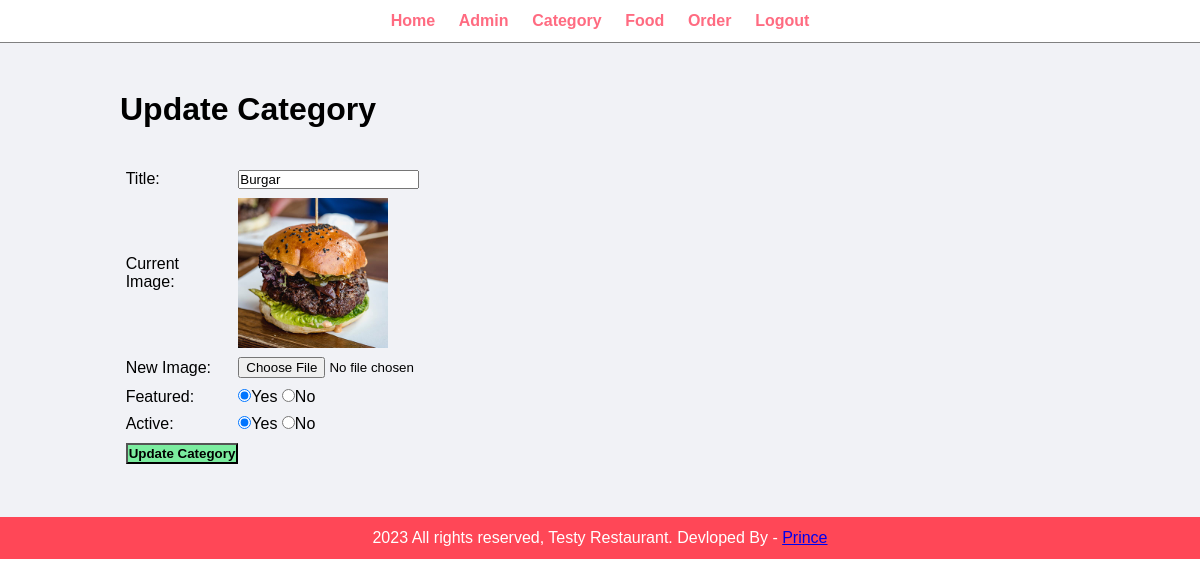
Screenshot of /admin/update-category.php?id=13 (signed in) with the database file from the repository.
### tables this page shows
CREATE TABLE `tbl_category` (
  `id` int(10) UNSIGNED NOT NULL,
  `title` varchar(100) NOT NULL,
  `image_name` varchar(255) NOT NULL,
  `featured` varchar(10) NOT NULL,
  `active` varchar(10) NOT NULL
);

### admin/update-category.php (the view, shortened to what this page needs)
<?php include('partials/menu.php'); ?>
<div class="menu-content">
    <div class="wrapper">
        <h1>Update Category</h1> <br><br>
        <?php
        if(isset($_GET['id']))
        {
            $id=$_GET['id'];
            $sql="SELECT * FROM tbl_category WHERE id=$id";
            $res=mysqli_query($conn,$sql);
            $count=mysqli_num_rows($res);
            if($count==1)
            {
                $row=mysqli_fetch_assoc($res);
                $title=$row['title'];
                $current_image=$row['image_name'];
                $featured=$row['featured'];
                $active=$row['active'];
            }
            else{
                $_SESSION['no-category-found']="<div class='error'> Category not Found.</div>";
                header('location:'.SITEURL.'admin/manage-category.php');
            }
        }
        else{
            header('location:'.SITEURL.'admin/manage-category.php');
        }
        ?>
        <form action="" method="POST" enctype="multipart/form-data">
          <table class="tbl-30">
            <tr>
                <td>Title:</td>
                <td>
                    <input type="text" name="title" value="<?php echo $title; ?>">
                </td>
            </tr>
            <tr>
                <td>Current Image:</td>
                <td>
                   <?php
                    if($current_image !="")
                    {
                        ?>
                        <img src="<?php echo SITEURL; ?>images/category/<?php echo $current_image; ?>" width="150px">
                        <?php
                    }
                    else{
                        echo "<div class='error'> Image Not Added.</div>";
                    }
                   ?>
                </td>
            </tr>
            <tr>
                <td>New Image:</td>
                <td>
                    <input type="file" name="image">
                </td>
            </tr>
            <tr>
                <td>Featured:</td>
                <td>
                    <input <?php if($featured=="Yes") {echo "checked";} ?> type="radio" name="featured" value="Yes">Yes
                    <input <?php if($featured=="No") {echo "checked";} ?> type="radio" name="featured" value="No">No
                </td>
            </tr>
            <tr>
                <td>Active:</td>
                <td>
                    <input <?php if($active=="Yes") {echo "checked";} ?> type="radio" name="active" value="Yes">Yes
                    <input <?php if($active=="No") {echo "checked";} ?> type="radio" name="active" value="No">No
                </td>
            </tr>
            <tr>
                <td>
                    <input type="submit" name="submit" value="Update Category" class="btn-secondary">
                </td>
            </tr>
          </table>
        </form>
    </div>
</div>
<?php include('partials/footer.php'); ?>

### css/admin.css (style rules this page uses)
* { margin: 0; padding: 0; font-family: Arial, Helvetica, sans-serif; }
.wrapper { padding: 1%; width: 80%; margin: 0 auto; }
.tbl-30 { width: 30%; }
.btn-secondary { background-color: #7bed9f; padding: 1%; color:black; text-decoration: none; font-weight: bold; }
table tr td { padding: 1%; }
.menu-content { background-color: #f1f2f6; padding: 3% 0; }

### rows the page displays
tbl_category: title "Burgar", image_name (picture), featured "☑", active "☑"
